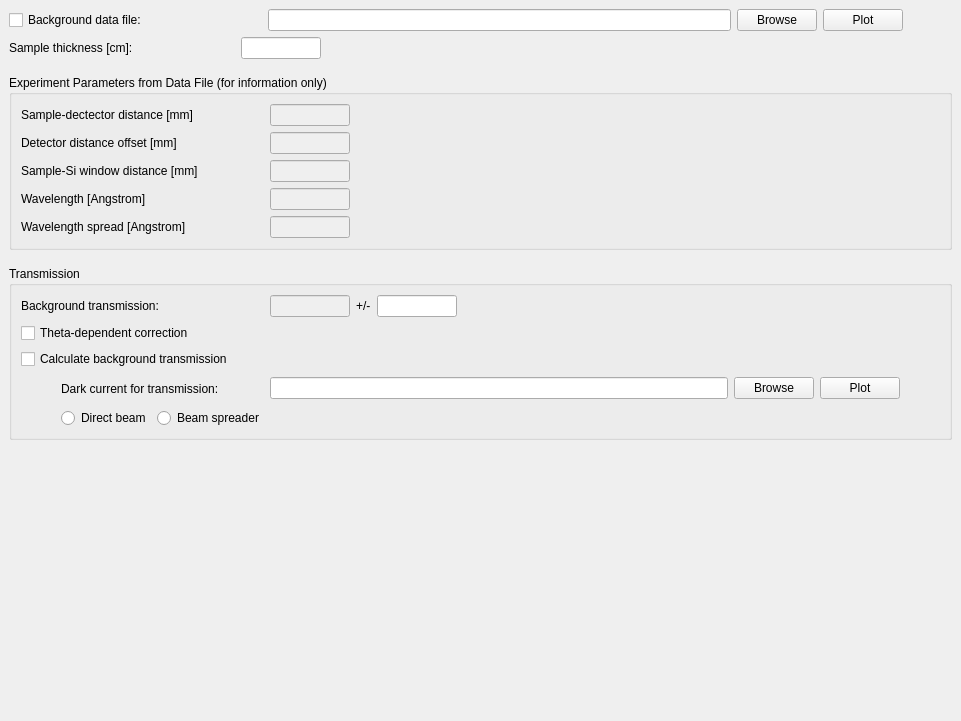
<?xml version="1.0" encoding="UTF-8"?>
<ui version="4.0">
 <class>Frame</class>
 <widget class="QFrame" name="Frame">
  <property name="enabled">
   <bool>true</bool>
  </property>
  <property name="geometry">
   <rect>
    <x>0</x>
    <y>0</y>
    <width>961</width>
    <height>721</height>
   </rect>
  </property>
  <property name="windowTitle">
   <string>Frame</string>
  </property>
  <property name="frameShape">
   <enum>QFrame::NoFrame</enum>
  </property>
  <property name="frameShadow">
   <enum>QFrame::Raised</enum>
  </property>
  <layout class="QVBoxLayout" name="verticalLayout">
   <property name="margin">
    <number>0</number>
   </property>
   <item>
    <widget class="QScrollArea" name="scrollArea">
     <property name="frameShape">
      <enum>QFrame::NoFrame</enum>
     </property>
     <property name="widgetResizable">
      <bool>true</bool>
     </property>
     <widget class="QWidget" name="scrollAreaWidgetContents">
      <property name="geometry">
       <rect>
        <x>0</x>
        <y>0</y>
        <width>961</width>
        <height>721</height>
       </rect>
      </property>
      <layout class="QVBoxLayout" name="verticalLayout_2">
       <item>
        <layout class="QHBoxLayout" name="horizontalLayout_4">
         <item>
          <widget class="QCheckBox" name="background_chk">
           <property name="sizePolicy">
            <sizepolicy hsizetype="Fixed" vsizetype="Fixed">
             <horstretch>0</horstretch>
             <verstretch>0</verstretch>
            </sizepolicy>
           </property>
           <property name="minimumSize">
            <size>
             <width>175</width>
             <height>0</height>
            </size>
           </property>
           <property name="maximumSize">
            <size>
             <width>175</width>
             <height>16777215</height>
            </size>
           </property>
           <property name="toolTip">
            <string>Select to apply a background subtraction.</string>
           </property>
           <property name="text">
            <string>Background data file:</string>
           </property>
          </widget>
         </item>
         <item>
          <spacer name="horizontalSpacer_8">
           <property name="orientation">
            <enum>Qt::Horizontal</enum>
           </property>
           <property name="sizeType">
            <enum>QSizePolicy::Fixed</enum>
           </property>
           <property name="sizeHint" stdset="0">
            <size>
             <width>78</width>
             <height>20</height>
            </size>
           </property>
          </spacer>
         </item>
         <item>
          <widget class="QLineEdit" name="background_edit">
           <property name="sizePolicy">
            <sizepolicy hsizetype="Expanding" vsizetype="Fixed">
             <horstretch>0</horstretch>
             <verstretch>0</verstretch>
            </sizepolicy>
           </property>
           <property name="minimumSize">
            <size>
             <width>300</width>
             <height>0</height>
            </size>
           </property>
           <property name="maximumSize">
            <size>
             <width>16777215</width>
             <height>16777215</height>
            </size>
           </property>
           <property name="toolTip">
            <string>Enter a valid data file path.</string>
           </property>
          </widget>
         </item>
         <item>
          <widget class="QPushButton" name="background_browse">
           <property name="sizePolicy">
            <sizepolicy hsizetype="Fixed" vsizetype="Fixed">
             <horstretch>0</horstretch>
             <verstretch>0</verstretch>
            </sizepolicy>
           </property>
           <property name="minimumSize">
            <size>
             <width>0</width>
             <height>0</height>
            </size>
           </property>
           <property name="maximumSize">
            <size>
             <width>16777215</width>
             <height>16777215</height>
            </size>
           </property>
           <property name="text">
            <string>Browse</string>
           </property>
          </widget>
         </item>
         <item>
          <widget class="QPushButton" name="background_plot_button">
           <property name="sizePolicy">
            <sizepolicy hsizetype="Fixed" vsizetype="Fixed">
             <horstretch>0</horstretch>
             <verstretch>0</verstretch>
            </sizepolicy>
           </property>
           <property name="minimumSize">
            <size>
             <width>0</width>
             <height>0</height>
            </size>
           </property>
           <property name="maximumSize">
            <size>
             <width>16777215</width>
             <height>16777215</height>
            </size>
           </property>
           <property name="toolTip">
            <string>Click to plot 2D data.</string>
           </property>
           <property name="text">
            <string>Plot</string>
           </property>
          </widget>
         </item>
         <item>
          <spacer name="horizontalSpacer_5">
           <property name="orientation">
            <enum>Qt::Horizontal</enum>
           </property>
           <property name="sizeType">
            <enum>QSizePolicy::Fixed</enum>
           </property>
           <property name="sizeHint" stdset="0">
            <size>
             <width>49</width>
             <height>20</height>
            </size>
           </property>
          </spacer>
         </item>
        </layout>
       </item>
       <item>
        <layout class="QHBoxLayout" name="horizontalLayout_7" stretch="0,0,0,0">
         <item>
          <widget class="QLabel" name="thickness_label">
           <property name="text">
            <string>Sample thickness [cm]:</string>
           </property>
          </widget>
         </item>
         <item>
          <spacer name="horizontalSpacer_9">
           <property name="orientation">
            <enum>Qt::Horizontal</enum>
           </property>
           <property name="sizeType">
            <enum>QSizePolicy::Fixed</enum>
           </property>
           <property name="sizeHint" stdset="0">
            <size>
             <width>102</width>
             <height>20</height>
            </size>
           </property>
          </spacer>
         </item>
         <item>
          <widget class="QLineEdit" name="thickness_edit">
           <property name="minimumSize">
            <size>
             <width>80</width>
             <height>0</height>
            </size>
           </property>
           <property name="maximumSize">
            <size>
             <width>80</width>
             <height>16777215</height>
            </size>
           </property>
          </widget>
         </item>
         <item>
          <spacer name="horizontalSpacer_10">
           <property name="orientation">
            <enum>Qt::Horizontal</enum>
           </property>
           <property name="sizeHint" stdset="0">
            <size>
             <width>40</width>
             <height>20</height>
            </size>
           </property>
          </spacer>
         </item>
        </layout>
       </item>
       <item>
        <spacer name="verticalSpacer_3">
         <property name="orientation">
          <enum>Qt::Vertical</enum>
         </property>
         <property name="sizeType">
          <enum>QSizePolicy::Fixed</enum>
         </property>
         <property name="sizeHint" stdset="0">
          <size>
           <width>20</width>
           <height>10</height>
          </size>
         </property>
        </spacer>
       </item>
       <item>
        <widget class="QGroupBox" name="geometry_options_groupbox">
         <property name="sizePolicy">
          <sizepolicy hsizetype="Expanding" vsizetype="Fixed">
           <horstretch>0</horstretch>
           <verstretch>0</verstretch>
          </sizepolicy>
         </property>
         <property name="minimumSize">
          <size>
           <width>0</width>
           <height>0</height>
          </size>
         </property>
         <property name="maximumSize">
          <size>
           <width>16777215</width>
           <height>16777215</height>
          </size>
         </property>
         <property name="title">
          <string>Experiment Parameters from Data File (for information only)</string>
         </property>
         <property name="alignment">
          <set>Qt::AlignLeading|Qt::AlignLeft|Qt::AlignTop</set>
         </property>
         <layout class="QVBoxLayout" name="verticalLayout_4">
          <item>
           <layout class="QFormLayout" name="formLayout">
            <property name="sizeConstraint">
             <enum>QLayout::SetDefaultConstraint</enum>
            </property>
            <property name="horizontalSpacing">
             <number>0</number>
            </property>
            <item row="0" column="0">
             <widget class="QLabel" name="label_4">
              <property name="sizePolicy">
               <sizepolicy hsizetype="Fixed" vsizetype="Preferred">
                <horstretch>0</horstretch>
                <verstretch>0</verstretch>
               </sizepolicy>
              </property>
              <property name="minimumSize">
               <size>
                <width>249</width>
                <height>0</height>
               </size>
              </property>
              <property name="maximumSize">
               <size>
                <width>249</width>
                <height>16777215</height>
               </size>
              </property>
              <property name="text">
               <string>Sample-dectector distance [mm]</string>
              </property>
             </widget>
            </item>
            <item row="0" column="1">
             <widget class="QLineEdit" name="sample_dist_edit">
              <property name="enabled">
               <bool>false</bool>
              </property>
              <property name="sizePolicy">
               <sizepolicy hsizetype="Expanding" vsizetype="Fixed">
                <horstretch>0</horstretch>
                <verstretch>0</verstretch>
               </sizepolicy>
              </property>
              <property name="minimumSize">
               <size>
                <width>80</width>
                <height>0</height>
               </size>
              </property>
              <property name="maximumSize">
               <size>
                <width>80</width>
                <height>16777215</height>
               </size>
              </property>
              <property name="toolTip">
               <string>Sample-to-detector distance read from the data file, in mm.</string>
              </property>
             </widget>
            </item>
            <item row="1" column="0">
             <widget class="QLabel" name="label">
              <property name="text">
               <string>Detector distance offset [mm]</string>
              </property>
             </widget>
            </item>
            <item row="1" column="1">
             <widget class="QLineEdit" name="sample_dist_offset_edit">
              <property name="enabled">
               <bool>false</bool>
              </property>
              <property name="minimumSize">
               <size>
                <width>80</width>
                <height>0</height>
               </size>
              </property>
              <property name="maximumSize">
               <size>
                <width>80</width>
                <height>16777215</height>
               </size>
              </property>
             </widget>
            </item>
            <item row="2" column="0">
             <widget class="QLabel" name="label_2">
              <property name="text">
               <string>Sample-Si window distance [mm]</string>
              </property>
             </widget>
            </item>
            <item row="2" column="1">
             <widget class="QLineEdit" name="sample_si_window_dist_edit">
              <property name="enabled">
               <bool>false</bool>
              </property>
              <property name="minimumSize">
               <size>
                <width>80</width>
                <height>0</height>
               </size>
              </property>
              <property name="maximumSize">
               <size>
                <width>80</width>
                <height>16777215</height>
               </size>
              </property>
             </widget>
            </item>
            <item row="3" column="0">
             <widget class="QLabel" name="label_5">
              <property name="text">
               <string>Wavelength [Angstrom]</string>
              </property>
             </widget>
            </item>
            <item row="3" column="1">
             <widget class="QLineEdit" name="wavelength_edit">
              <property name="enabled">
               <bool>false</bool>
              </property>
              <property name="minimumSize">
               <size>
                <width>80</width>
                <height>0</height>
               </size>
              </property>
              <property name="maximumSize">
               <size>
                <width>80</width>
                <height>16777215</height>
               </size>
              </property>
              <property name="toolTip">
               <string>Neutron wavelength read from the data file.</string>
              </property>
             </widget>
            </item>
            <item row="4" column="0">
             <widget class="QLabel" name="label_10">
              <property name="text">
               <string>Wavelength spread [Angstrom]</string>
              </property>
              <property name="indent">
               <number>0</number>
              </property>
             </widget>
            </item>
            <item row="4" column="1">
             <widget class="QLineEdit" name="wavelength_spread_edit">
              <property name="enabled">
               <bool>false</bool>
              </property>
              <property name="minimumSize">
               <size>
                <width>80</width>
                <height>0</height>
               </size>
              </property>
              <property name="maximumSize">
               <size>
                <width>80</width>
                <height>16777215</height>
               </size>
              </property>
              <property name="toolTip">
               <string>Neutron wavelength spread read from the data file.</string>
              </property>
             </widget>
            </item>
           </layout>
          </item>
         </layout>
        </widget>
       </item>
       <item>
        <spacer name="verticalSpacer">
         <property name="orientation">
          <enum>Qt::Vertical</enum>
         </property>
         <property name="sizeType">
          <enum>QSizePolicy::Fixed</enum>
         </property>
         <property name="sizeHint" stdset="0">
          <size>
           <width>20</width>
           <height>10</height>
          </size>
         </property>
        </spacer>
       </item>
       <item>
        <widget class="QGroupBox" name="transmission_grpbox">
         <property name="title">
          <string>Transmission</string>
         </property>
         <property name="flat">
          <bool>false</bool>
         </property>
         <property name="checkable">
          <bool>false</bool>
         </property>
         <layout class="QVBoxLayout" name="verticalLayout_3">
          <item>
           <layout class="QHBoxLayout" name="horizontalLayout">
            <item>
             <widget class="QLabel" name="bck_trans_label">
              <property name="sizePolicy">
               <sizepolicy hsizetype="Fixed" vsizetype="Fixed">
                <horstretch>0</horstretch>
                <verstretch>0</verstretch>
               </sizepolicy>
              </property>
              <property name="minimumSize">
               <size>
                <width>180</width>
                <height>0</height>
               </size>
              </property>
              <property name="maximumSize">
               <size>
                <width>180</width>
                <height>16777215</height>
               </size>
              </property>
              <property name="text">
               <string>Background transmission:</string>
              </property>
             </widget>
            </item>
            <item>
             <spacer name="horizontalSpacer_2">
              <property name="orientation">
               <enum>Qt::Horizontal</enum>
              </property>
              <property name="sizeType">
               <enum>QSizePolicy::Fixed</enum>
              </property>
              <property name="sizeHint" stdset="0">
               <size>
                <width>63</width>
                <height>20</height>
               </size>
              </property>
             </spacer>
            </item>
            <item>
             <widget class="QLineEdit" name="transmission_edit">
              <property name="enabled">
               <bool>false</bool>
              </property>
              <property name="minimumSize">
               <size>
                <width>80</width>
                <height>0</height>
               </size>
              </property>
              <property name="maximumSize">
               <size>
                <width>80</width>
                <height>30</height>
               </size>
              </property>
              <property name="toolTip">
               <string>Transmission value for the background in %.</string>
              </property>
             </widget>
            </item>
            <item>
             <widget class="QLabel" name="bck_trans_err_label">
              <property name="maximumSize">
               <size>
                <width>16777215</width>
                <height>30</height>
               </size>
              </property>
              <property name="text">
               <string>+/-</string>
              </property>
             </widget>
            </item>
            <item>
             <widget class="QLineEdit" name="dtransmission_edit">
              <property name="enabled">
               <bool>true</bool>
              </property>
              <property name="minimumSize">
               <size>
                <width>80</width>
                <height>0</height>
               </size>
              </property>
              <property name="maximumSize">
               <size>
                <width>80</width>
                <height>30</height>
               </size>
              </property>
              <property name="toolTip">
               <string>Uncertainty on the background transmission.</string>
              </property>
             </widget>
            </item>
            <item>
             <spacer name="horizontalSpacer">
              <property name="orientation">
               <enum>Qt::Horizontal</enum>
              </property>
              <property name="sizeHint" stdset="0">
               <size>
                <width>40</width>
                <height>20</height>
               </size>
              </property>
             </spacer>
            </item>
           </layout>
          </item>
          <item>
           <widget class="QCheckBox" name="theta_dep_chk">
            <property name="toolTip">
             <string>Select to apply a theta-dependent transmission correction.</string>
            </property>
            <property name="text">
             <string>Theta-dependent correction</string>
            </property>
           </widget>
          </item>
          <item>
           <widget class="QCheckBox" name="calculate_trans_chk">
            <property name="toolTip">
             <string>Select to let the reduction software calculate the background transmission.</string>
            </property>
            <property name="text">
             <string>Calculate background transmission</string>
            </property>
           </widget>
          </item>
          <item>
           <layout class="QHBoxLayout" name="horizontalLayout_3">
            <item>
             <spacer name="horizontalSpacer_7">
              <property name="orientation">
               <enum>Qt::Horizontal</enum>
              </property>
              <property name="sizeType">
               <enum>QSizePolicy::Fixed</enum>
              </property>
              <property name="sizeHint" stdset="0">
               <size>
                <width>40</width>
                <height>20</height>
               </size>
              </property>
             </spacer>
            </item>
            <item>
             <widget class="QLabel" name="trans_dark_current_label">
              <property name="sizePolicy">
               <sizepolicy hsizetype="Fixed" vsizetype="Fixed">
                <horstretch>0</horstretch>
                <verstretch>0</verstretch>
               </sizepolicy>
              </property>
              <property name="minimumSize">
               <size>
                <width>203</width>
                <height>27</height>
               </size>
              </property>
              <property name="maximumSize">
               <size>
                <width>203</width>
                <height>27</height>
               </size>
              </property>
              <property name="text">
               <string>Dark current for transmission:</string>
              </property>
             </widget>
            </item>
            <item>
             <widget class="QLineEdit" name="trans_dark_current_edit">
              <property name="sizePolicy">
               <sizepolicy hsizetype="Expanding" vsizetype="Fixed">
                <horstretch>0</horstretch>
                <verstretch>0</verstretch>
               </sizepolicy>
              </property>
              <property name="minimumSize">
               <size>
                <width>300</width>
                <height>0</height>
               </size>
              </property>
              <property name="maximumSize">
               <size>
                <width>16777215</width>
                <height>16777215</height>
               </size>
              </property>
              <property name="toolTip">
               <string>Enter a valid file path to be used for the dark current data.</string>
              </property>
             </widget>
            </item>
            <item>
             <widget class="QPushButton" name="trans_dark_current_button">
              <property name="sizePolicy">
               <sizepolicy hsizetype="Fixed" vsizetype="Fixed">
                <horstretch>0</horstretch>
                <verstretch>0</verstretch>
               </sizepolicy>
              </property>
              <property name="minimumSize">
               <size>
                <width>0</width>
                <height>0</height>
               </size>
              </property>
              <property name="maximumSize">
               <size>
                <width>16777215</width>
                <height>16777215</height>
               </size>
              </property>
              <property name="text">
               <string>Browse</string>
              </property>
             </widget>
            </item>
            <item>
             <widget class="QPushButton" name="trans_dark_current_plot_button">
              <property name="sizePolicy">
               <sizepolicy hsizetype="Fixed" vsizetype="Fixed">
                <horstretch>0</horstretch>
                <verstretch>0</verstretch>
               </sizepolicy>
              </property>
              <property name="minimumSize">
               <size>
                <width>0</width>
                <height>0</height>
               </size>
              </property>
              <property name="maximumSize">
               <size>
                <width>16777215</width>
                <height>16777215</height>
               </size>
              </property>
              <property name="toolTip">
               <string>Click to plot 2D data.</string>
              </property>
              <property name="text">
               <string>Plot</string>
              </property>
             </widget>
            </item>
            <item>
             <spacer name="horizontalSpacer_6">
              <property name="orientation">
               <enum>Qt::Horizontal</enum>
              </property>
              <property name="sizeType">
               <enum>QSizePolicy::Fixed</enum>
              </property>
              <property name="sizeHint" stdset="0">
               <size>
                <width>40</width>
                <height>20</height>
               </size>
              </property>
             </spacer>
            </item>
           </layout>
          </item>
          <item>
           <layout class="QHBoxLayout" name="horizontalLayout_2">
            <item>
             <spacer name="horizontalSpacer_4">
              <property name="orientation">
               <enum>Qt::Horizontal</enum>
              </property>
              <property name="sizeType">
               <enum>QSizePolicy::Fixed</enum>
              </property>
              <property name="sizeHint" stdset="0">
               <size>
                <width>40</width>
                <height>20</height>
               </size>
              </property>
             </spacer>
            </item>
            <item>
             <widget class="QRadioButton" name="trans_direct_chk">
              <property name="toolTip">
               <string>Select to use the direct beam method for transmission calculation.</string>
              </property>
              <property name="text">
               <string>Direct beam</string>
              </property>
             </widget>
            </item>
            <item>
             <widget class="QRadioButton" name="trans_spreader_chk">
              <property name="toolTip">
               <string>Select to use the beam spreader (glassy carbon) method for transmission calculation.</string>
              </property>
              <property name="text">
               <string>Beam spreader</string>
              </property>
             </widget>
            </item>
            <item>
             <spacer name="horizontalSpacer_3">
              <property name="orientation">
               <enum>Qt::Horizontal</enum>
              </property>
              <property name="sizeHint" stdset="0">
               <size>
                <width>40</width>
                <height>20</height>
               </size>
              </property>
             </spacer>
            </item>
           </layout>
          </item>
          <item>
           <layout class="QVBoxLayout" name="widget_placeholder"/>
          </item>
         </layout>
        </widget>
       </item>
       <item>
        <spacer name="verticalSpacer_2">
         <property name="orientation">
          <enum>Qt::Vertical</enum>
         </property>
         <property name="sizeType">
          <enum>QSizePolicy::Expanding</enum>
         </property>
         <property name="sizeHint" stdset="0">
          <size>
           <width>20</width>
           <height>40</height>
          </size>
         </property>
        </spacer>
       </item>
      </layout>
     </widget>
    </widget>
   </item>
  </layout>
 </widget>
 <resources/>
 <connections/>
</ui>
